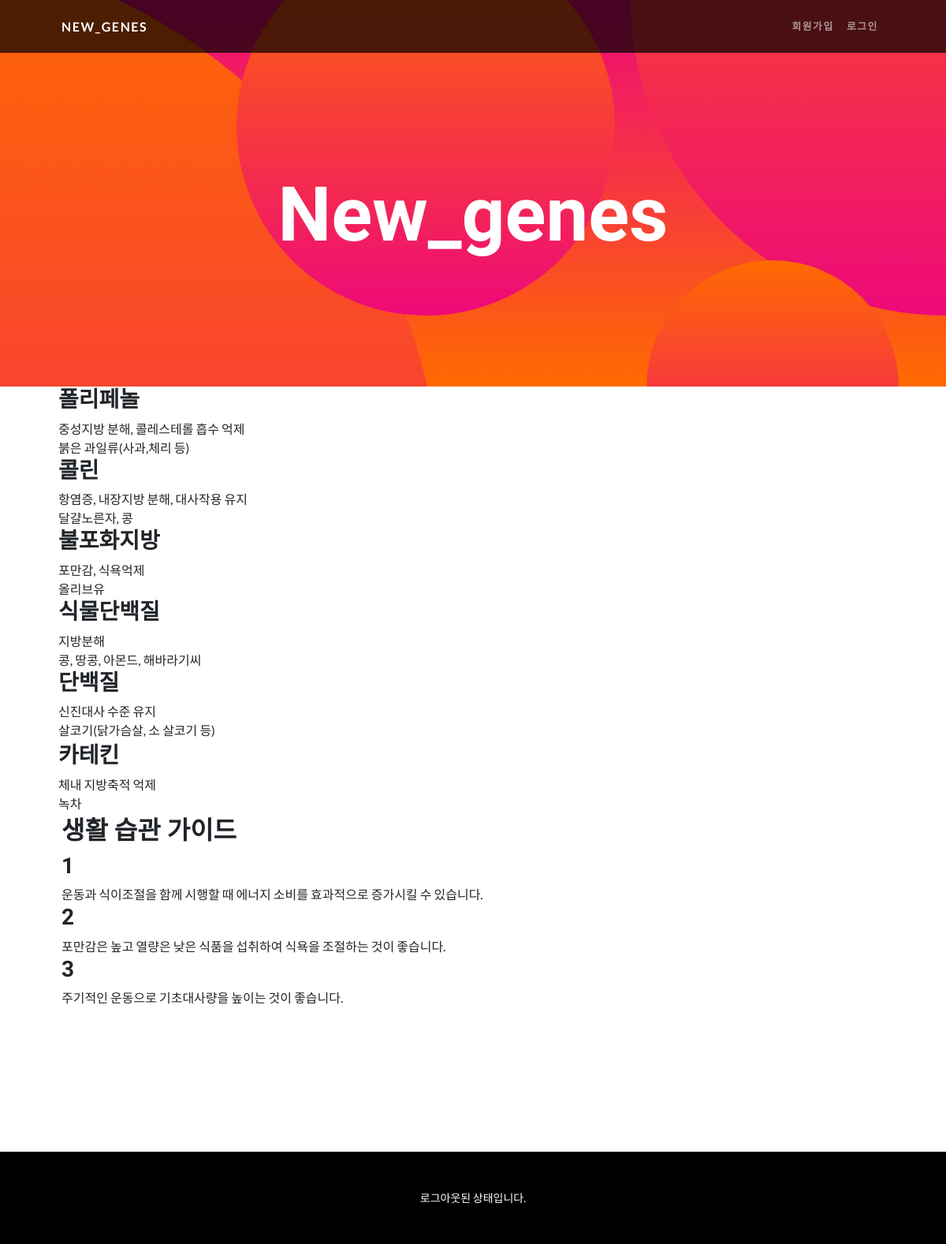
/properties/gene_info/habits/FTO, run on the app's committed database.
### Gene/models.py (models this page shows)
class Eating_Habits(models.Model):
    gene_name = models.CharField(max_length=13, null=True)
    food_name = models.CharField(max_length=20, null=True)
    food_description = models.TextField(null=True)
    foods = models.TextField(null=True)

class LifeStyle(models.Model):
    gene_name = models.CharField(max_length=20)
    style = models.TextField()

### Gene/views.py (the view)
# urls.py: path('properties/gene_info/habits/<str:gene_name>', views.habits, name='habits'),
def habits(request, gene_name):
    data = Eating_Habits.objects.filter(gene_name=gene_name) # get방식으로 가져오면 multiple에러???
    style_data = LifeStyle.objects.filter(gene_name=gene_name)
    context=dict()
    context['data'] = data
    context['style_data'] = style_data
    return render(request, 'Gene/habits.html', context=context)

### Gene/templates/Gene/habits.html (shortened to what this page needs)
{% extends 'gene_base/base.html' %}
{% load static %}
{% block content %}
    {% for habit in data %}
            <div style="display: inline-block; padding: 0px 20px;">
                <h3>{{habit.food_name}}</h3>
                {{habit.food_description | linebreaksbr}}<br>
                {{habit.foods}}<br>
            </div>
    {% endfor %}
    <br><br><br><br>
    <h2>{{style_data.gene.name}}생활 습관 가이드</h2>
    {% for habit in style_data %}
            <div>
                <h3>{{habit.id}}</h3>
                {{habit.style}}
            </div>
    {% endfor %}
{% endblock content %}

### data on the page
Eating_Habits: food_name "폴리페놀", food_description "중성지방 분해, 콜레스테롤 흡수 억제", foods "붉은 과일류(사과,체리 등)"
Eating_Habits: food_name "콜린", food_description "항염증, 내장지방 분해, 대사작용 유지", foods "달걀노른자, 콩"
Eating_Habits: food_name "불포화지방", food_description "포만감, 식욕억제", foods "올리브유"
Eating_Habits: food_name "식물단백질", food_description "지방분해", foods "콩, 땅콩, 아몬드, 해바라기씨"
Eating_Habits: food_name "단백질", food_description "신진대사 수준 유지", foods "살코기(닭가슴살, 소 살코기 등)"
Eating_Habits: food_name "카테킨", food_description "체내 지방축적 억제", foods "녹차"
LifeStyle: id "1", style "운동과 식이조절을 함께 시행할 때 에너지 소비를 효과적으로 증가시킬 수 있습니다."
LifeStyle: id "2", style "포만감은 높고 열량은 낮은 식품을 섭취하여 식욕을 조절하는 것이 좋습니다."
LifeStyle: id "3", style "주기적인 운동으로 기초대사량을 높이는 것이 좋습니다."
